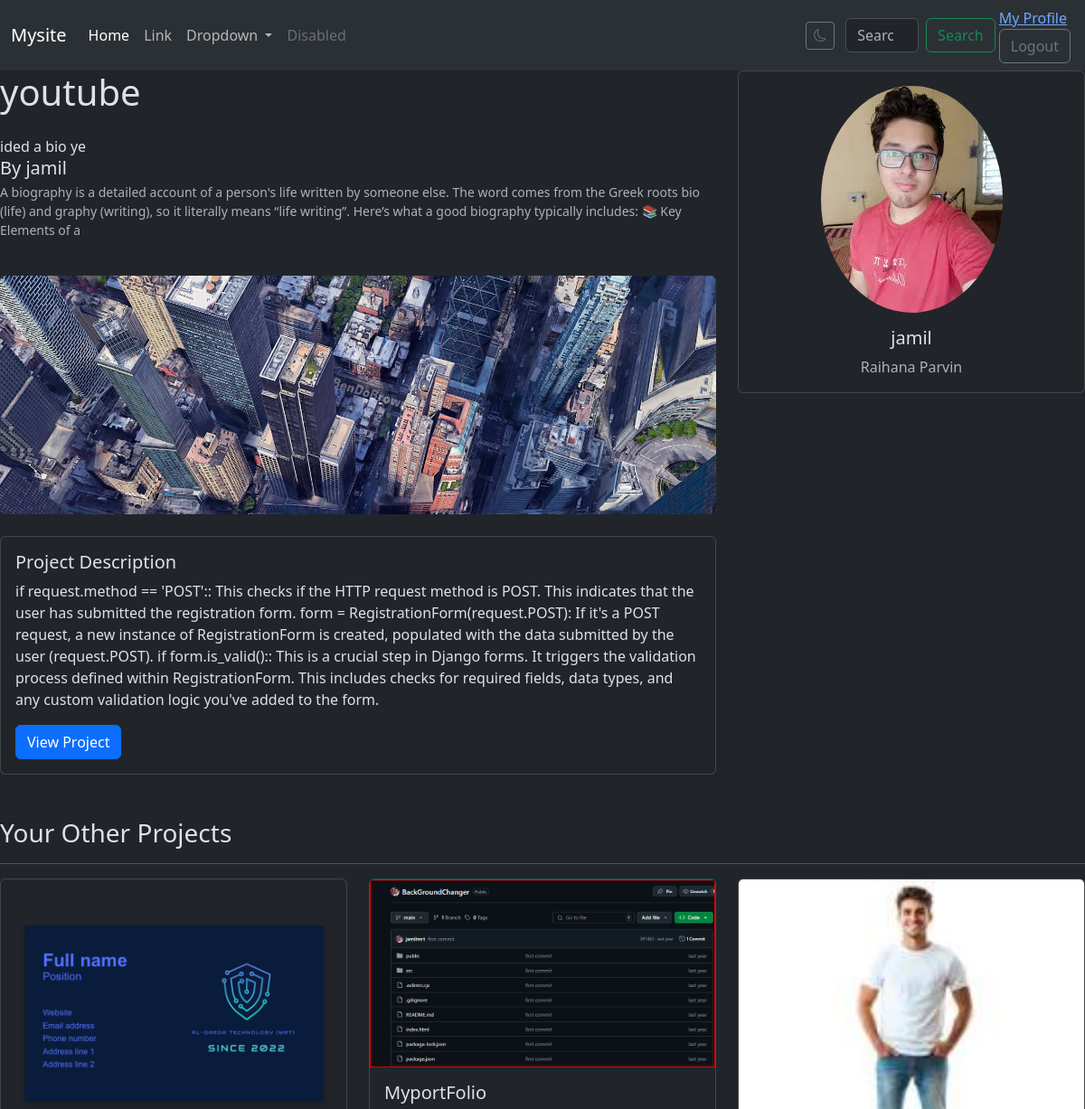
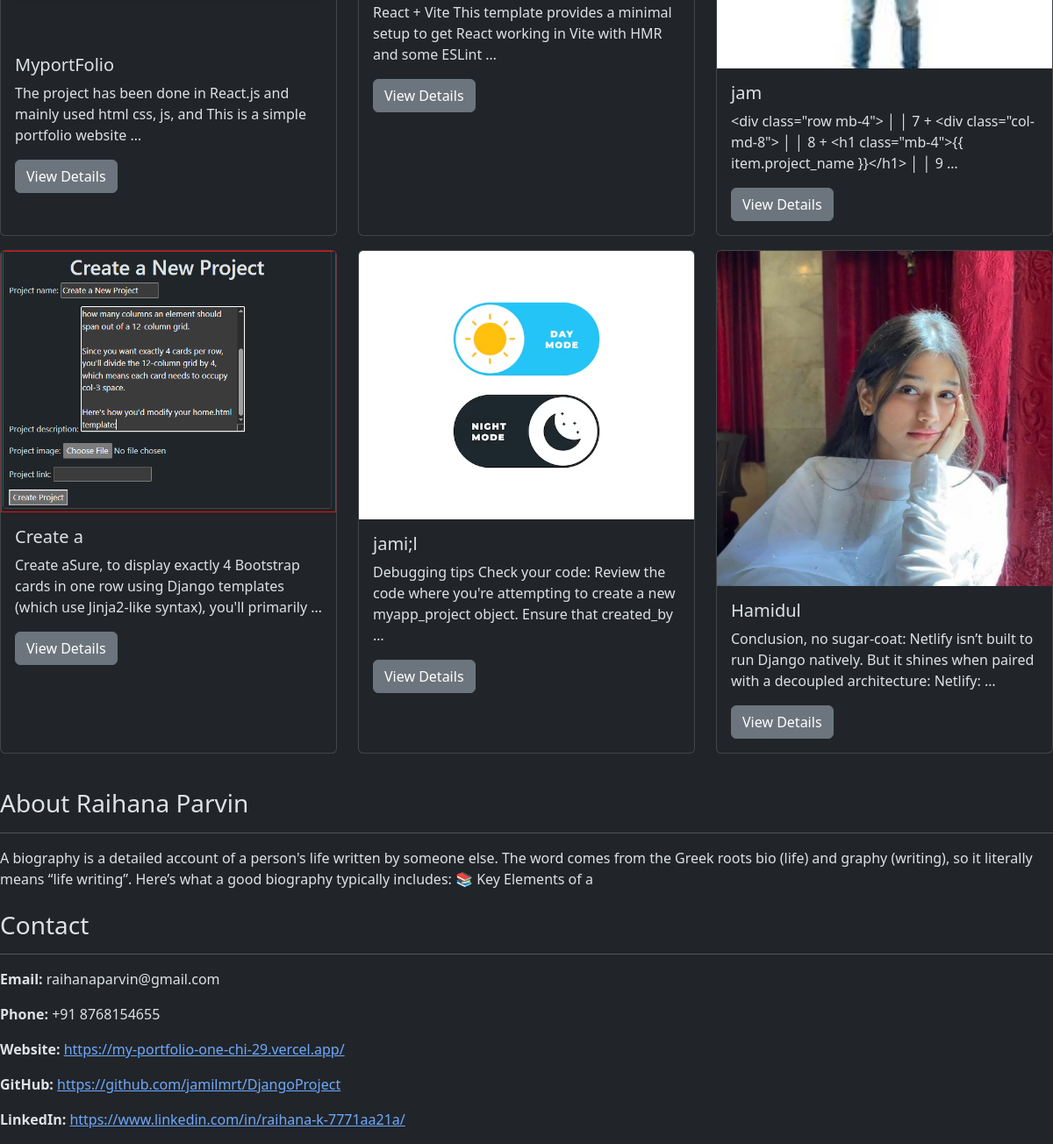
/list_item4/ (signed in), run on the app's committed database (2 pictures, top to bottom).
### myapp/models.py (models this page shows, shortened)
class Project(models.Model):
    project_name = models.CharField(max_length=100)
    project_description = models.TextField()
    project_image = models.ImageField(upload_to='project_images/')
    project_link = models.URLField()
    user = models.ForeignKey(User, on_delete=models.CASCADE, related_name='projects')
    created_at = models.DateTimeField(auto_now_add=True)
    updated_at = models.DateTimeField(auto_now=True)

class Person(models.Model):
    user = models.OneToOneField(User, on_delete=models.CASCADE, null=True, blank=True)
    person_name = models.CharField(max_length=100)
    person_image = models.ImageField(upload_to='person_images/')
    person_bio = models.CharField(max_length=255, null=True, blank=True, default="No biography provided.") # Write about Author shortly
    person_phone = models.CharField(max_length=20)
    person_email = models.EmailField(null=True, blank=True, default="")
    person_github = models.URLField(null=True, blank=True, default="")
    person_linkedin = models.URLField(null=True, blank=True, default="")
    person_twitter = models.URLField(null=True, blank=True, default="")
    person_facebook = models.URLField(null=True, blank=True, default="")
    person_instagram = models.URLField(null=True, blank=True, default="")
    person_website = models.URLField(null=True, blank=True, default="")
    created_at = models.DateTimeField(auto_now_add=True)
    updated_at = models.DateTimeField(auto_now=True)

### myapp/views.py (the view)
# urls.py: path('list_item<int:pk>/', views.listItem, name='list_item'),
def listItem(request, pk):
    project = get_object_or_404(Project, pk=pk)
    person = Person.objects.filter(user=request.user).first()
    context = {'project': project, 'person': person}
    return render(request, 'list_item.html', context)

### myapp/templates/list_item.html (shortened to what this page needs)
{% extends "layout.html" %}
{% block content %}
       <div class="row mb-4">
         <div class="col-md-8">
             <h1 class="mb-4">{{ project.project_name }}</h1>
             <div class="d-flex align-items-center mb-4">
                 <div class="flex-grow-1">                           ided a bio ye
                     <h5 class="mb-1"> By {{ project.user.username }}</h5>
                     {% if project.user.person %}
                     <p class="text-muted small">{{ project.user.person.person_bio|default:"The author has not provided a bio yet." }}</p>
                     {% endif %}
                 </div>
             </div>
             {% if project.project_image %}
                 <img src="{{ project.project_image.url }}" class="img-fluid rounded mb-4" alt="{{ project.project_name }}">
             {% endif %}
             <div class="card mb-4">
                 <div class="card-body">
                     <h5 class="card-title">Project Description</h5>
                     <p class="card-text">{{ project.project_description }}</p>
                     {% if project.project_link %}
                         <a href="{{ project.project_link }}" class="btn btn-primary" target="_blank">View Project</a>
                     {% endif %}
                 </div>
             </div>
         </div>
         <div class="col-md-4">
             {% if project.user.person and project.user.person.person_image %}
             <div class="card">
                 <div class="card-body text-center">
                     <img src="{{ project.user.person.person_image.url }}" class="rounded-circle mb-3" alt="Author Image">
                     <h5 class="card-title">{{ project.user.username }}</h5>
                     <p class="card-text text-muted">{{ project.user.person.person_name }}</p>
                 </div>
             </div>
             {% endif %}
         </div>
     </div>
     {% if request.user.is_authenticated and request.user.projects.count > 1 %}
     <div class="mb-4">
         <h3>Your Other Projects</h3>
         <hr>
         <div class="row">
             {% for user_project in request.user.projects.all %}
                 {% if user_project.id != project.id %}
                     <div class="col-md-4 mb-3">
                         <div class="card h-100">
                             {% if user_project.project_image %}
                                 <img src="{{ user_project.project_image.url }}" class="card-img-top" alt="{{ user_project.project_name }}">
                             {% endif %}
                             <div class="card-body">
                                 <h5 class="card-title">{{ user_project.project_name }}</h5>
                                 <p class="card-text">{{ user_project.project_description|truncatewords:20 }}</p>
                                 <a href="{% url 'list_item' user_project.id %}" class="btn btn-secondary">View Details</a>
                             </div>
                         </div>
                     </div>
                 {% endif %}
             {% endfor %}
         </div>
     </div>
     {% endif %}
     {% if project.user.person %}
     <div class="mb-4">
         <h3>About {{ project.user.person.person_name }}</h3>
         <hr>
         <p>{{ project.user.person.person_bio }}</p>
     </div>
     {% endif %}
     {% if project.user.person %}
     <div>
         <h3>Contact</h3>
         <hr>
         <p><strong>Email:</strong> {{ project.user.person.person_email|default:project.user.email|default:"Not provided" }}</p>
         {% if project.user.person.person_phone %}<p><strong>Phone:</strong> {{ project.user.person.person_phone }}</p>{% endif %}
         {% if project.user.person.person_website %}<p><strong>Website:</strong> <a href="{{ project.user.person.person_website }}">{{ project.user.person.person_website }}</a></p>{% endif %}
         {% if project.user.person.person_github %}<p><strong>GitHub:</strong> <a href="{{ project.user.person.person_github }}">{{ project.user.person.person_github }}</a></p>{% endif %}
         {% if project.user.person.person_linkedin %}<p><strong>LinkedIn:</strong> <a href="{{ project.user.person.person_linkedin }}">{{ project.user.person.person_linkedin }}</a></p>{% endif %}
     </div>
     {% endif %}
{% endblock content %}

### data on the page
Project: project_name "youtube", user.username "jamil", user.person.person_bio "A biography is a detailed account of a person's life written by someone else. The word comes from the Greek roots bio (life) and graphy (writing), so it literally means “life writing”. Here’s what a good biography typically includes: 📚 Key Elements of a", project_image (picture), project_description "if request.method == 'POST':: This checks if the HTTP request method is POST. This indicates that the user has submitted the registration form. form = RegistrationForm(request.POST): If it's a POST request, a new instance of RegistrationForm is created, populated with the data submitted by the user (request.POST). if form.is_valid():: This is a crucial step in Django forms. It triggers the validation process defined within RegistrationForm. This includes checks for required fields, data types, and any custom validation logic you've added to the form.", user.person.person_image (picture), user.person.person_name "Raihana Parvin", user.person.person_email "raihanaparvin@gmail.com", user.person.person_phone "+91 8768154655", user.person.person_website "https://my-portfolio-one-chi-29.vercel.app/", user.person.person_github "https://github.com/jamilmrt/DjangoProject", user.person.person_linkedin "https://www.linkedin.com/in/raihana-k-7771aa21a/"
Project: project_image (picture), project_name "MyportFolio", project_description "The project has been done in React.js and mainly used html css, js, and This is a simple portfolio website …"
Project: project_image (picture), project_name "MyportFolio", project_description "React + Vite This template provides a minimal setup to get React working in Vite with HMR and some ESLint …"
Project: project_image (picture), project_name "jam", project_description "<div class=\"row mb-4\"> │ │ 7 + <div class=\"col-md-8\"> │ │ 8 + <h1 class=\"mb-4\">{{ item.project_name }}</h1> │ │ 9 …"
Project: project_image (picture), project_name "Create a", project_description "Create aSure, to display exactly 4 Bootstrap cards in one row using Django templates (which use Jinja2-like syntax), you'll primarily …"
Project: project_image (picture), project_name "jami;l", project_description "Debugging tips Check your code: Review the code where you're attempting to create a new myapp_project object. Ensure that created_by …"
Project: project_image (picture), project_name "Hamidul", project_description "Conclusion, no sugar-coat: Netlify isn’t built to run Django natively. But it shines when paired with a decoupled architecture: Netlify: …"
